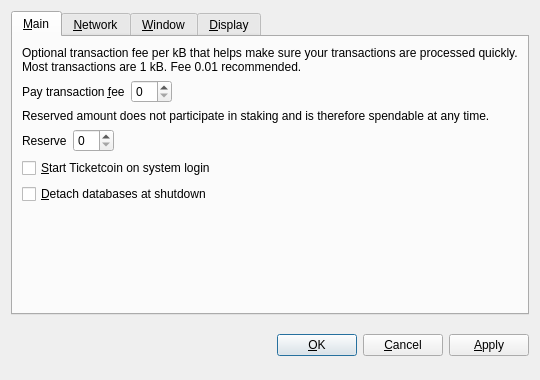
<?xml version="1.0" encoding="UTF-8"?>
<ui version="4.0">
 <class>OptionsDialog</class>
 <widget class="QDialog" name="OptionsDialog">
  <property name="geometry">
   <rect>
    <x>0</x>
    <y>0</y>
    <width>540</width>
    <height>380</height>
   </rect>
  </property>
  <property name="windowTitle">
   <string>Options</string>
  </property>
  <property name="modal">
   <bool>true</bool>
  </property>
  <layout class="QVBoxLayout" name="verticalLayout">
   <item>
    <widget class="QTabWidget" name="tabWidget">
     <property name="tabPosition">
      <enum>QTabWidget::North</enum>
     </property>
     <property name="currentIndex">
      <number>0</number>
     </property>
     <widget class="QWidget" name="tabMain">
      <attribute name="title">
       <string>&amp;Main</string>
      </attribute>
      <layout class="QVBoxLayout" name="verticalLayout_Main">
       <item>
        <widget class="QLabel" name="transactionFeeInfoLabel">
         <property name="text">
          <string>Optional transaction fee per kB that helps make sure your transactions are processed quickly. Most transactions are 1 kB. Fee 0.01 recommended.</string>
         </property>
         <property name="textFormat">
          <enum>Qt::PlainText</enum>
         </property>
         <property name="wordWrap">
          <bool>true</bool>
         </property>
        </widget>
       </item>
       <item>
        <layout class="QHBoxLayout" name="horizontalLayoutFee">
         <item>
          <widget class="QLabel" name="transactionFeeLabel">
           <property name="text">
            <string>Pay transaction &amp;fee</string>
           </property>
           <property name="textFormat">
            <enum>Qt::PlainText</enum>
           </property>
           <property name="buddy">
            <cstring>transactionFee</cstring>
           </property>
          </widget>
         </item>
         <item>
          <widget class="BitcoinAmountField" name="transactionFee"/>
         </item>
         <item>
          <spacer name="horizontalSpacerFee">
           <property name="orientation">
            <enum>Qt::Horizontal</enum>
           </property>
           <property name="sizeHint" stdset="0">
            <size>
             <width>40</width>
             <height>20</height>
            </size>
           </property>
          </spacer>
         </item>
        </layout>
       </item>
       <item>
        <widget class="QLabel" name="reserveBalanceInfoLabel">
         <property name="text">
          <string>Reserved amount does not participate in staking and is therefore spendable at any time.</string>
         </property>
         <property name="textFormat">
          <enum>Qt::PlainText</enum>
         </property>
         <property name="wordWrap">
          <bool>true</bool>
         </property>
        </widget>
       </item>
       <item>
        <layout class="QHBoxLayout" name="horizontalLayoutReserveBalance">
         <item>
          <widget class="QLabel" name="reserveBalanceLabel">
           <property name="text">
            <string>Reserve</string>
           </property>
           <property name="textFormat">
            <enum>Qt::PlainText</enum>
           </property>
           <property name="buddy">
            <cstring>reserveBalance</cstring>
           </property>
          </widget>
         </item>
         <item>
          <widget class="BitcoinAmountField" name="reserveBalance"/>
         </item>
         <item>
          <spacer name="horizontalSpacerReserveBalance">
           <property name="orientation">
            <enum>Qt::Horizontal</enum>
           </property>
           <property name="sizeHint" stdset="0">
            <size>
             <width>40</width>
             <height>20</height>
            </size>
           </property>
          </spacer>
         </item>
        </layout>
       </item>
       <item>
        <widget class="QCheckBox" name="bitcoinAtStartup">
         <property name="toolTip">
          <string>Automatically start Ticketcoin after logging in to the system.</string>
         </property>
         <property name="text">
          <string>&amp;Start Ticketcoin on system login</string>
         </property>
        </widget>
       </item>
       <item>
        <widget class="QCheckBox" name="detachDatabases">
         <property name="toolTip">
          <string>Detach block and address databases at shutdown. This means they can be moved to another data directory, but it slows down shutdown. The wallet is always detached.</string>
         </property>
         <property name="text">
          <string>&amp;Detach databases at shutdown</string>
         </property>
        </widget>
       </item>
       <item>
        <spacer name="verticalSpacer_Main">
         <property name="orientation">
          <enum>Qt::Vertical</enum>
         </property>
         <property name="sizeHint" stdset="0">
          <size>
           <width>20</width>
           <height>40</height>
          </size>
         </property>
        </spacer>
       </item>
      </layout>
     </widget>
     <widget class="QWidget" name="tabNetwork">
      <attribute name="title">
       <string>&amp;Network</string>
      </attribute>
      <layout class="QVBoxLayout" name="verticalLayout_Network">
       <item>
        <widget class="QCheckBox" name="mapPortUpnp">
         <property name="toolTip">
          <string>Automatically open the Ticketcoin client port on the router. This only works when your router supports UPnP and it is enabled.</string>
         </property>
         <property name="text">
          <string>Map port using &amp;UPnP</string>
         </property>
        </widget>
       </item>
       <item>
        <widget class="QCheckBox" name="connectSocks">
         <property name="toolTip">
          <string>Connect to the Ticketcoin network through a SOCKS proxy (e.g. when connecting through Tor).</string>
         </property>
         <property name="text">
          <string>&amp;Connect through SOCKS proxy:</string>
         </property>
        </widget>
       </item>
       <item>
        <layout class="QHBoxLayout" name="horizontalLayout_Network">
         <item>
          <widget class="QLabel" name="proxyIpLabel">
           <property name="text">
            <string>Proxy &amp;IP:</string>
           </property>
           <property name="textFormat">
            <enum>Qt::PlainText</enum>
           </property>
           <property name="buddy">
            <cstring>proxyIp</cstring>
           </property>
          </widget>
         </item>
         <item>
          <widget class="QValidatedLineEdit" name="proxyIp">
           <property name="maximumSize">
            <size>
             <width>140</width>
             <height>16777215</height>
            </size>
           </property>
           <property name="toolTip">
            <string>IP address of the proxy (e.g. 127.0.0.1)</string>
           </property>
          </widget>
         </item>
         <item>
          <widget class="QLabel" name="proxyPortLabel">
           <property name="text">
            <string>&amp;Port:</string>
           </property>
           <property name="textFormat">
            <enum>Qt::PlainText</enum>
           </property>
           <property name="buddy">
            <cstring>proxyPort</cstring>
           </property>
          </widget>
         </item>
         <item>
          <widget class="QLineEdit" name="proxyPort">
           <property name="maximumSize">
            <size>
             <width>55</width>
             <height>16777215</height>
            </size>
           </property>
           <property name="toolTip">
            <string>Port of the proxy (e.g. 9050)</string>
           </property>
          </widget>
         </item>
         <item>
          <widget class="QLabel" name="socksVersionLabel">
           <property name="text">
            <string>SOCKS &amp;Version:</string>
           </property>
           <property name="textFormat">
            <enum>Qt::PlainText</enum>
           </property>
           <property name="buddy">
            <cstring>socksVersion</cstring>
           </property>
          </widget>
         </item>
         <item>
          <widget class="QValueComboBox" name="socksVersion">
           <property name="toolTip">
            <string>SOCKS version of the proxy (e.g. 5)</string>
           </property>
          </widget>
         </item>
         <item>
          <spacer name="horizontalSpacer_Network">
           <property name="orientation">
            <enum>Qt::Horizontal</enum>
           </property>
           <property name="sizeHint" stdset="0">
            <size>
             <width>40</width>
             <height>20</height>
            </size>
           </property>
          </spacer>
         </item>
        </layout>
       </item>
       <item>
        <spacer name="verticalSpacer_Network">
         <property name="orientation">
          <enum>Qt::Vertical</enum>
         </property>
         <property name="sizeHint" stdset="0">
          <size>
           <width>20</width>
           <height>40</height>
          </size>
         </property>
        </spacer>
       </item>
      </layout>
     </widget>
     <widget class="QWidget" name="tabWindow">
      <attribute name="title">
       <string>&amp;Window</string>
      </attribute>
      <layout class="QVBoxLayout" name="verticalLayout_Window">
       <item>
        <widget class="QCheckBox" name="minimizeToTray">
         <property name="toolTip">
          <string>Show only a tray icon after minimizing the window.</string>
         </property>
         <property name="text">
          <string>&amp;Minimize to the tray instead of the taskbar</string>
         </property>
        </widget>
       </item>
       <item>
        <widget class="QCheckBox" name="minimizeOnClose">
         <property name="toolTip">
          <string>Minimize instead of exit the application when the window is closed. When this option is enabled, the application will be closed only after selecting Quit in the menu.</string>
         </property>
         <property name="text">
          <string>M&amp;inimize on close</string>
         </property>
        </widget>
       </item>
       <item>
        <spacer name="verticalSpacer_Window">
         <property name="orientation">
          <enum>Qt::Vertical</enum>
         </property>
         <property name="sizeHint" stdset="0">
          <size>
           <width>20</width>
           <height>40</height>
          </size>
         </property>
        </spacer>
       </item>
      </layout>
     </widget>
     <widget class="QWidget" name="tabDisplay">
      <attribute name="title">
       <string>&amp;Display</string>
      </attribute>
      <layout class="QVBoxLayout" name="verticalLayout_Display">
       <item>
        <layout class="QHBoxLayout" name="horizontalLayout_1_Display">
         <item>
          <widget class="QLabel" name="langLabel">
           <property name="text">
            <string>User Interface &amp;language:</string>
           </property>
           <property name="textFormat">
            <enum>Qt::PlainText</enum>
           </property>
           <property name="buddy">
            <cstring>lang</cstring>
           </property>
          </widget>
         </item>
         <item>
          <widget class="QValueComboBox" name="lang">
           <property name="toolTip">
            <string>The user interface language can be set here. This setting will take effect after restarting Ticketcoin.</string>
           </property>
          </widget>
         </item>
        </layout>
       </item>
       <item>
        <layout class="QHBoxLayout" name="horizontalLayout_2_Display">
         <item>
          <widget class="QLabel" name="unitLabel">
           <property name="text">
            <string>&amp;Unit to show amounts in:</string>
           </property>
           <property name="textFormat">
            <enum>Qt::PlainText</enum>
           </property>
           <property name="buddy">
            <cstring>unit</cstring>
           </property>
          </widget>
         </item>
         <item>
          <widget class="QValueComboBox" name="unit">
           <property name="toolTip">
            <string>Choose the default subdivision unit to show in the interface and when sending coins.</string>
           </property>
          </widget>
         </item>
        </layout>
       </item>
       <item>
        <widget class="QCheckBox" name="displayAddresses">
         <property name="toolTip">
          <string>Whether to show Ticketcoin addresses in the transaction list or not.</string>
         </property>
         <property name="text">
          <string>&amp;Display addresses in transaction list</string>
         </property>
        </widget>
       </item>
       <item>
        <widget class="QCheckBox" name="coinControlFeatures">
         <property name="toolTip">
          <string>Whether to show coin control features or not.</string>
         </property>
         <property name="text">
          <string>Display coin &amp;control features (experts only!)</string>
         </property>
        </widget>
       </item>
       <item>
        <spacer name="verticalSpacer_Display">
         <property name="orientation">
          <enum>Qt::Vertical</enum>
         </property>
         <property name="sizeHint" stdset="0">
          <size>
           <width>20</width>
           <height>40</height>
          </size>
         </property>
        </spacer>
       </item>
      </layout>
     </widget>
    </widget>
   </item>
   <item>
    <layout class="QHBoxLayout" name="horizontalLayout_Buttons">
     <item>
      <spacer name="horizontalSpacer_1">
       <property name="orientation">
        <enum>Qt::Horizontal</enum>
       </property>
       <property name="sizeHint" stdset="0">
        <size>
         <width>40</width>
         <height>48</height>
        </size>
       </property>
      </spacer>
     </item>
     <item>
      <widget class="QLabel" name="statusLabel">
       <property name="font">
        <font>
         <weight>75</weight>
         <bold>true</bold>
        </font>
       </property>
       <property name="text">
        <string/>
       </property>
       <property name="textFormat">
        <enum>Qt::PlainText</enum>
       </property>
       <property name="wordWrap">
        <bool>true</bool>
       </property>
      </widget>
     </item>
     <item>
      <spacer name="horizontalSpacer_2">
       <property name="orientation">
        <enum>Qt::Horizontal</enum>
       </property>
       <property name="sizeHint" stdset="0">
        <size>
         <width>40</width>
         <height>48</height>
        </size>
       </property>
      </spacer>
     </item>
     <item>
      <widget class="QPushButton" name="okButton">
       <property name="text">
        <string>&amp;OK</string>
       </property>
      </widget>
     </item>
     <item>
      <widget class="QPushButton" name="cancelButton">
       <property name="text">
        <string>&amp;Cancel</string>
       </property>
       <property name="autoDefault">
        <bool>false</bool>
       </property>
      </widget>
     </item>
     <item>
      <widget class="QPushButton" name="applyButton">
       <property name="text">
        <string>&amp;Apply</string>
       </property>
       <property name="autoDefault">
        <bool>false</bool>
       </property>
      </widget>
     </item>
    </layout>
   </item>
  </layout>
 </widget>
 <customwidgets>
  <customwidget>
   <class>BitcoinAmountField</class>
   <extends>QSpinBox</extends>
   <header>bitcoinamountfield.h</header>
  </customwidget>
  <customwidget>
   <class>QValueComboBox</class>
   <extends>QComboBox</extends>
   <header>qvaluecombobox.h</header>
  </customwidget>
  <customwidget>
   <class>QValidatedLineEdit</class>
   <extends>QLineEdit</extends>
   <header>qvalidatedlineedit.h</header>
  </customwidget>
 </customwidgets>
 <resources/>
 <connections/>
</ui>
